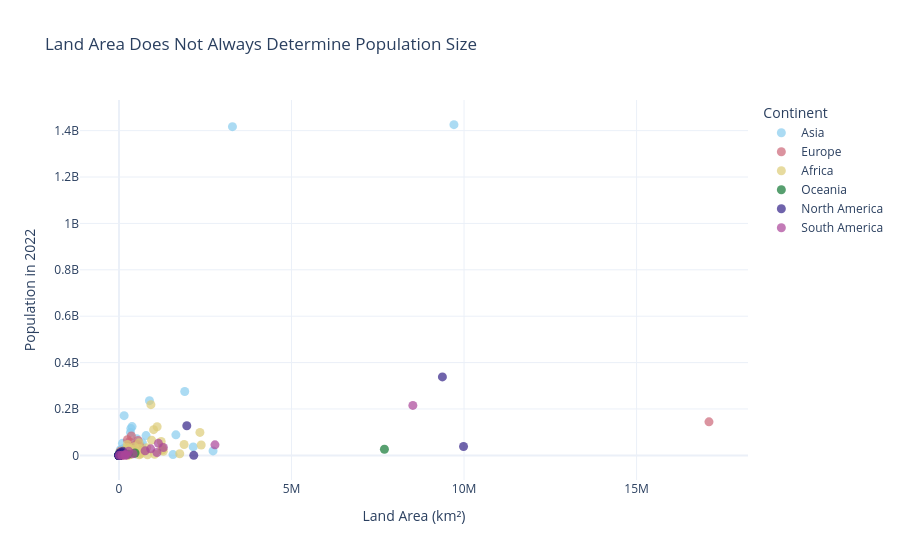

Here is the notebook cell this chart was saved with:
### Markdown cell above
**Chart choice & justification:** *Which chart did you choose, and why? Justify design choices.

*YOUR ANSWER HERE*

I chose a scatter plot because it effectively shows the relationship between two numerical variables: land area and 2022 population. Each point represents a country, and different colours distinguish the continents.

### Code cell
# Q3
# YOUR CODE HERE

# Q3: Do bigger countries have more people?

fig = px.scatter(
    df,
    x='Area',
    y='2022 Population',
    color='Continent',
    hover_name='Country',
    title='Land Area Does Not Always Determine Population Size',
    color_discrete_sequence=px.colors.qualitative.Safe
)

fig.update_layout(
    template='plotly_white',
    xaxis_title='Land Area (km²)',
    yaxis_title='Population in 2022',
    legend_title='Continent'
)

fig.update_traces(
    marker=dict(size=9, opacity=0.7)
)

fig.show()

### Figure 1 — Plotly figure (JSON) as saved in the notebook; plotly's stock layout.template omitted (floating-point values rounded to 4 significant figures)
{"data": [{"hovertemplate": "<b>%{hovertext}</b><br><br>Continent=Asia<br>Area=%{x}<br>2022 Population=%{y}<extra></extra>", "hovertext": ["Afghanistan", "Armenia", "Azerbaijan", "Bahrain", "Bangladesh", "Bhutan", "Brunei", "Cambodia", "China", "Georgia", "Hong Kong", "India", "Indonesia", "Iran", "Iraq", "Israel", "Japan", "Jordan", "Kazakhstan", "Kuwait", "Kyrgyzstan", "Laos", "Lebanon", "Macau", "Malaysia", "Maldives", "Mongolia", "Myanmar", "Nepal", "North Korea", "Oman", "Pakistan", "Palestine", "Philippines", "Qatar", "Saudi Arabia", "Singapore", "South Korea", "Sri Lanka", "Syria", "Taiwan", "Tajikistan", "Thailand", "Timor-Leste", "Turkey", "Turkmenistan", "United Arab Emirates", "Uzbekistan", "Vietnam", "Yemen"], "legendgroup": "Asia", "marker": {"color": "rgb(136, 204, 238)", "opacity": 0.7, "size": 9, "symbol": "circle"}, "mode": "markers", "name": "Asia", "orientation": "v", "showlegend": true, "type": "scatter", "x": [652230, 29743, 86600, 765, 147570, 38394, 5765, 181035, 9706961, 69700, 1104, 3287590, 1904569, 1648195, 438317, 20770, 377930, 89342, 2724900, 17818, 199951, 236800, 10452, 30, 330803, 300, 1564110, 676578, 147181, 120538, 309500, 881912, 6220, 342353, 11586, 2149690, 710, 100210, 65610, 185180, 36193, 143100, 513120, 14874, 783562, 488100, 83600, 447400, 331212, 527968], "xaxis": "x", "y": [41128771, 2780469, 10358074, 1472233, 171186372, 782455, 449002, 16767842, 1425887337, 3744385, 7488865, 1417173173, 275501339, 88550570, 44496122, 9038309, 123951692, 11285869, 19397998, 4268873, 6630623, 7529475, 5489739, 695168, 33938221, 523787, 3398366, 54179306, 30547580, 26069416, 4576298, 235824862, 5250072, 115559009, 2695122, 36408820, 5975689, 51815810, 21832143, 22125249, 23893394, 9952787, 71697030, 1341296, 85341241, 6430770, 9441129, 34627652, 98186856, 33696614], "yaxis": "y"}, {"hovertemplate": "<b>%{hovertext}</b><br><br>Continent=Europe<br>Area=%{x}<br>2022 Population=%{y}<extra></extra>", "hovertext": ["Albania", "Andorra", "Austria", "Belarus", "Belgium", "Bosnia and Herzegovina", "Bulgaria", "Croatia", "Cyprus", "Czech Republic", "Denmark", "Estonia", "Faroe Islands", "Finland", "France", "Germany", "Gibraltar", "Greece", "Guernsey", "Hungary", "Iceland", "Ireland", "Isle of Man", "Italy", "Jersey", "Latvia", "Liechtenstein", "Lithuania", "Luxembourg", "Malta", "Moldova", "Monaco", "Montenegro", "Netherlands", "North Macedonia", "Norway", "Poland", "Portugal", "Romania", "Russia", "San Marino", "Serbia", "Slovakia", "Slovenia", "Spain", "Sweden", "Switzerland", "Ukraine", "United Kingdom", "Vatican City"], "legendgroup": "Europe", "marker": {"color": "rgb(204, 102, 119)", "opacity": 0.7, "size": 9, "symbol": "circle"}, "mode": "markers", "name": "Europe", "orientation": "v", "showlegend": true, "type": "scatter", "x": [28748, 468, 83871, 207600, 30528, 51209, 110879, 56594, 9251, 78865, 43094, 45227, 1393, 338424, 551695, 357114, 6, 131990, 78, 93028, 103000, 70273, 572, 301336, 116, 64559, 160, 65300, 2586, 316, 33846, 2, 13812, 41850, 25713, 323802, 312679, 92090, 238391, 17098242, 61, 88361, 49037, 20273, 505992, 450295, 41284, 603500, 242900, 1], "xaxis": "x", "y": [2842321, 79824, 8939617, 9534954, 11655930, 3233526, 6781953, 4030358, 1251488, 10493986, 5882261, 1326062, 53090, 5540745, 64626628, 83369843, 32649, 10384971, 63301, 9967308, 372899, 5023109, 84519, 59037474, 110778, 1850651, 39327, 2750055, 647599, 533286, 3272996, 36469, 627082, 17564014, 2093599, 5434319, 39857145, 10270865, 19659267, 144713314, 33660, 7221365, 5643453, 2119844, 47558630, 10549347, 8740472, 39701739, 67508936, 510], "yaxis": "y"}, {"hovertemplate": "<b>%{hovertext}</b><br><br>Continent=Africa<br>Area=%{x}<br>2022 Population=%{y}<extra></extra>", "hovertext": ["Algeria", "Angola", "Benin", "Botswana", "Burkina Faso", "Burundi", "Cameroon", "Cape Verde", "Central African Republic", "Chad", "Comoros", "Djibouti", "DR Congo", "Egypt", "Equatorial Guinea", "Eritrea", "Eswatini", "Ethiopia", "Gabon", "Gambia", "Ghana", "Guinea", "Guinea-Bissau", "Ivory Coast", "Kenya", "Lesotho", "Liberia", "Libya", "Madagascar", "Malawi", "Mali", "Mauritania", "Mauritius", "Mayotte", "Morocco", "Mozambique", "Namibia", "Niger", "Nigeria", "Republic of the Congo", "Reunion", "Rwanda", "Sao Tome and Principe", "Senegal", "Seychelles", "Sierra Leone", "Somalia", "South Africa", "South Sudan", "Sudan", "Tanzania", "Togo", "Tunisia", "Uganda", "Western Sahara", "Zambia", "Zimbabwe"], "legendgroup": "Africa", "marker": {"color": "rgb(221, 204, 119)", "opacity": 0.7, "size": 9, "symbol": "circle"}, "mode": "markers", "name": "Africa", "orientation": "v", "showlegend": true, "type": "scatter", "x": [2381741, 1246700, 112622, 582000, 272967, 27834, 475442, 4033, 622984, 1284000, 1862, 23200, 2344858, 1002450, 28051, 117600, 17364, 1104300, 267668, 10689, 238533, 245857, 36125, 322463, 580367, 30355, 111369, 1759540, 587041, 118484, 1240192, 1030700, 2040, 374, 446550, 801590, 825615, 1267000, 923768, 342000, 2511, 26338, 964, 196722, 452, 71740, 637657, 1221037, 619745, 1886068, 945087, 56785, 163610, 241550, 266000, 752612, 390757], "xaxis": "x", "y": [44903225, 35588987, 13352864, 2630296, 22673762, 12889576, 27914536, 593149, 5579144, 17723315, 836774, 1120849, 99010212, 110990103, 1674908, 3684032, 1201670, 123379924, 2388992, 2705992, 33475870, 13859341, 2105566, 28160542, 54027487, 2305825, 5302681, 6812341, 29611714, 20405317, 22593590, 4736139, 1299469, 326101, 37457971, 32969517, 2567012, 26207977, 218541212, 5970424, 974052, 13776698, 227380, 17316449, 107118, 8605718, 17597511, 59893885, 10913164, 46874204, 65497748, 8848699, 12356117, 47249585, 575986, 20017675, 16320537], "yaxis": "y"}, {"hovertemplate": "<b>%{hovertext}</b><br><br>Continent=Oceania<br>Area=%{x}<br>2022 Population=%{y}<extra></extra>", "hovertext": ["American Samoa", "Australia", "Cook Islands", "Fiji", "French Polynesia", "Guam", "Kiribati", "Marshall Islands", "Micronesia", "Nauru", "New Caledonia", "New Zealand", "Niue", "Northern Mariana Islands", "Palau", "Papua New Guinea", "Samoa", "Solomon Islands", "Tokelau", "Tonga", "Tuvalu", "Vanuatu", "Wallis and Futuna"], "legendgroup": "Oceania", "marker": {"color": "rgb(17, 119, 51)", "opacity": 0.7, "size": 9, "symbol": "circle"}, "mode": "markers", "name": "Oceania", "orientation": "v", "showlegend": true, "type": "scatter", "x": [199, 7692024, 236, 18272, 4167, 549, 811, 181, 702, 21, 18575, 270467, 260, 464, 459, 462840, 2842, 28896, 12, 747, 26, 12189, 142], "xaxis": "x", "y": [44273, 26177413, 17011, 929766, 306279, 171774, 131232, 41569, 114164, 12668, 289950, 5185288, 1934, 49551, 18055, 10142619, 222382, 724273, 1871, 106858, 11312, 326740, 11572], "yaxis": "y"}, {"hovertemplate": "<b>%{hovertext}</b><br><br>Continent=North America<br>Area=%{x}<br>2022 Population=%{y}<extra></extra>", "hovertext": ["Anguilla", "Antigua and Barbuda", "Aruba", "Bahamas", "Barbados", "Belize", "Bermuda", "British Virgin Islands", "Canada", "Cayman Islands", "Costa Rica", "Cuba", "Curacao", "Dominica", "Dominican Republic", "El Salvador", "Greenland", "Grenada", "Guadeloupe", "Guatemala", "Haiti", "Honduras", "Jamaica", "Martinique", "Mexico", "Montserrat", "Nicaragua", "Panama", "Puerto Rico", "Saint Barthelemy", "Saint Kitts and Nevis", "Saint Lucia", "Saint Martin", "Saint Pierre and Miquelon", "Saint Vincent and the Grenadines", "Sint Maarten", "Trinidad and Tobago", "Turks and Caicos Islands", "United States", "United States Virgin Islands"], "legendgroup": "North America", "marker": {"color": "rgb(51, 34, 136)", "opacity": 0.7, "size": 9, "symbol": "circle"}, "mode": "markers", "name": "North America", "orientation": "v", "showlegend": true, "type": "scatter", "x": [91, 442, 180, 13943, 430, 22966, 54, 151, 9984670, 264, 51100, 109884, 444, 751, 48671, 21041, 2166086, 344, 1628, 108889, 27750, 112492, 10991, 1128, 1964375, 102, 130373, 75417, 8870, 21, 261, 616, 53, 242, 389, 34, 5130, 948, 9372610, 347], "xaxis": "x", "y": [15857, 93763, 106445, 409984, 281635, 405272, 64184, 31305, 38454327, 68706, 5180829, 11212191, 191163, 72737, 11228821, 6336392, 56466, 125438, 395752, 17843908, 11584996, 10432860, 2827377, 367507, 127504125, 4390, 6948392, 4408581, 3252407, 10967, 47657, 179857, 31791, 5862, 103948, 44175, 1531044, 45703, 338289857, 99465], "yaxis": "y"}, {"hovertemplate": "<b>%{hovertext}</b><br><br>Continent=South America<br>Area=%{x}<br>2022 Population=%{y}<extra></extra>", "hovertext": ["Argentina", "Bolivia", "Brazil", "Chile", "Colombia", "Ecuador", "Falkland Islands", "French Guiana", "Guyana", "Paraguay", "Peru", "Suriname", "Uruguay", "Venezuela"], "legendgroup": "South America", "marker": {"color": "rgb(170, 68, 153)", "opacity": 0.7, "size": 9, "symbol": "circle"}, "mode": "markers", "name": "South America", "orientation": "v", "showlegend": true, "type": "scatter", "x": [2780400, 1098581, 8515767, 756102, 1141748, 276841, 12173, 83534, 214969, 406752, 1285216, 163820, 181034, 916445], "xaxis": "x", "y": [45510318, 12224110, 215313498, 19603733, 51874024, 18001000, 3780, 304557, 808726, 6780744, 34049588, 618040, 3422794, 28301696], "yaxis": "y"}], "layout": {"legend": {"title": {"text": "Continent"}, "tracegroupgap": 0}, "title": {"text": "Land Area Does Not Always Determine Population Size"}, "xaxis": {"anchor": "y", "domain": [0, 1], "title": {"text": "Land Area (km²)"}}, "yaxis": {"anchor": "x", "domain": [0, 1], "title": {"text": "Population in 2022"}}}}
